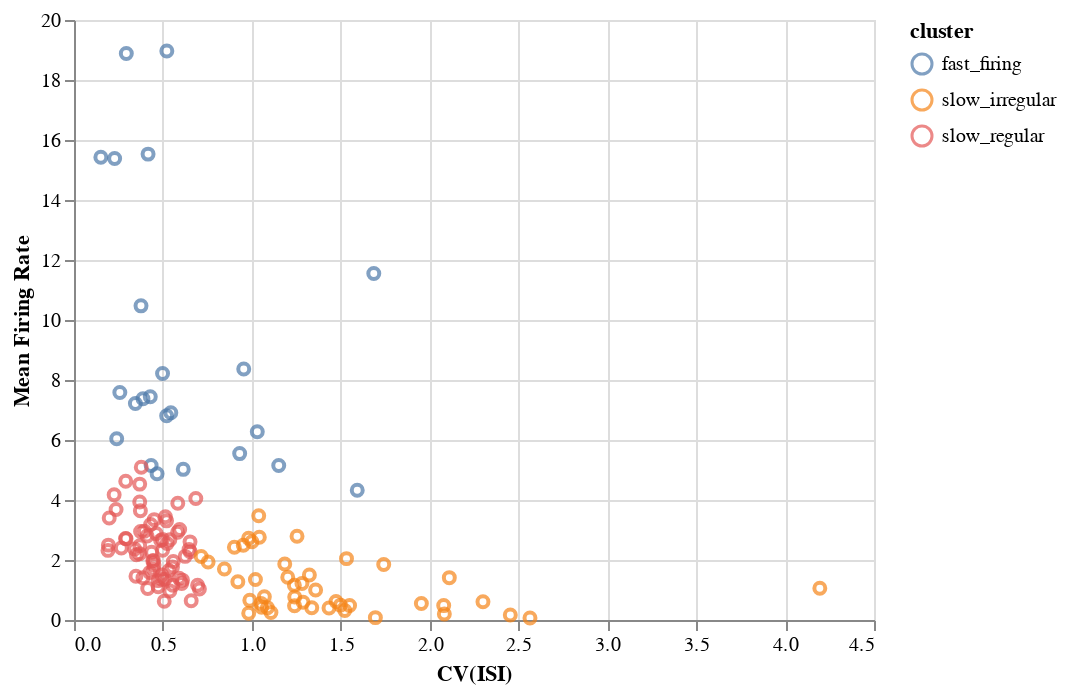

The notebook cell saved with this chart:
### Code cell
Chart(df2).mark_point().encode(x="CV(ISI)", y="Mean Firing Rate", color="cluster")

### Figure 1 — Vega-Lite specification as saved in the notebook (floating-point values rounded to 4 significant figures; data arrays with more than 128 entries replaced by an {"elided": "..."} marker saying what was removed)
{"config": {"view": {"continuousWidth": 400, "continuousHeight": 300}}, "data": {"name": "data-0b8cc27c2c34132c4d695e89faa2795a"}, "mark": "point", "encoding": {"color": {"type": "nominal", "field": "cluster"}, "x": {"type": "quantitative", "field": "CV(ISI)"}, "y": {"type": "quantitative", "field": "Mean Firing Rate"}}, "$schema": "https://vega.github.io/schema/vega-lite/v4.8.1.json", "datasets": {"data-0b8cc27c2c34132c4d695e89faa2795a": {"elided": "132 records"}}}
